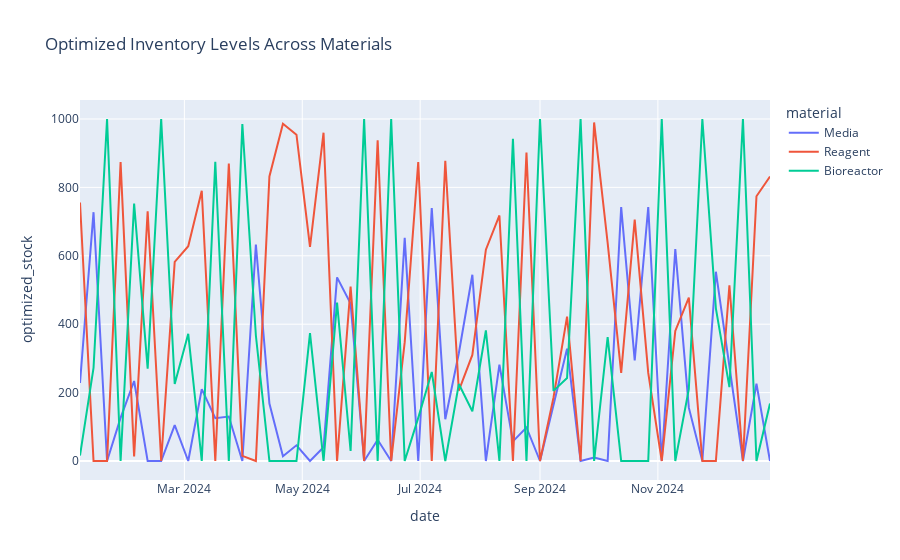
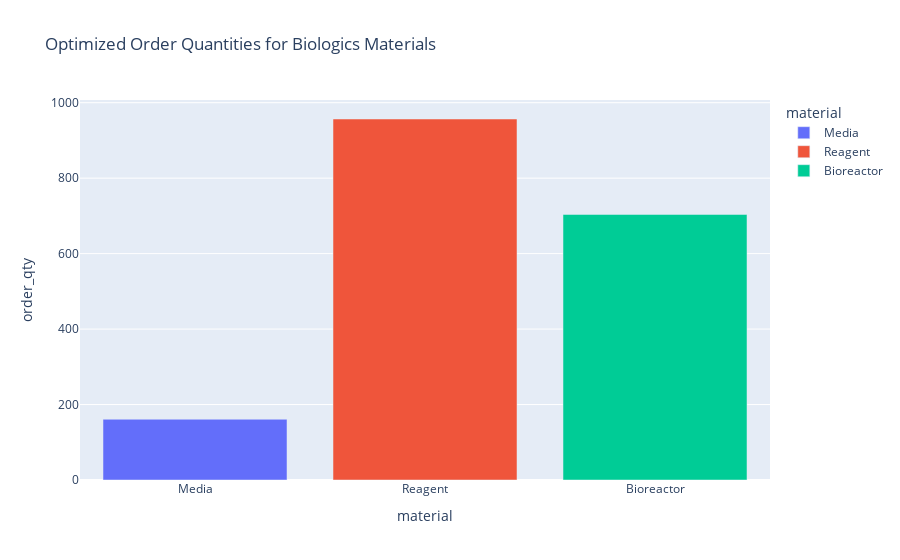

Source (notebook cell) for these figures, in order:
### Markdown cell above
## 10. Optimized Inventory Visualization

Visualize optimized inventory levels across materials and time using interactive line or bar charts.

### Code cell
fig = px.line(df_optimized_multi, x='date', y='optimized_stock', color='material',
              title='Optimized Inventory Levels Across Materials')
fig.show()

# Bar chart for optimized order quantities (single-material)
opt_df = pd.DataFrame({
    'material': list(optimization_results.keys()),
    'order_qty': list(optimization_results.values())
})
fig2 = px.bar(opt_df, x='material', y='order_qty', color='material',
              title='Optimized Order Quantities for Biologics Materials')
fig2.show()
